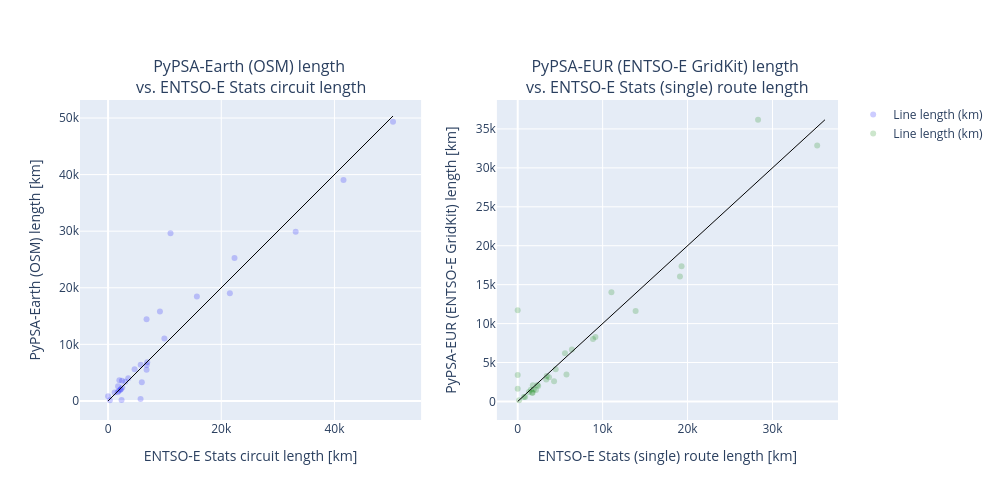

Notebook cell for this chart:
### Markdown cell above
### Visualisation

### Code cell
fig = make_subplots(
    rows=1, cols=2, 
    subplot_titles = ("PyPSA-Earth (OSM) length <br>vs. ENTSO-E Stats circuit length<br>", 
                      "PyPSA-EUR (ENTSO-E GridKit) length <br>vs. ENTSO-E Stats (single) route length"))

fig.add_trace(
    go.Scatter(
        x=df_lines_length["length_stats_circuits"],
        y=df_lines_length["length_pypsa_earth_circuits"],
        mode="markers",
        marker=dict(color="blue", opacity=0.2),
        name="Line length (km)",
    ),
    row=1, col=1
)

fig.add_trace(  
    go.Scatter(
        x=df_lines_length["length_stats_routes"], 
        y=df_lines_length["length_pypsa_eur_routes"],
        mode="markers",
        marker=dict(color="green", opacity=0.2),
        name="Line length (km)"
    ),
    row=1, col=2
)

fig.add_trace(
    go.Scatter(
        x = [0, max(df_lines_length["length_stats_circuits"].max(), 
                    df_lines_length["length_pypsa_earth_circuits"].max())],
        y = [0, max(df_lines_length["length_stats_circuits"].max(), 
                    df_lines_length["length_pypsa_earth_circuits"].max())],
        mode = "lines",
        line = dict(color = "black", width = 1),
        showlegend = False
        ),
    row = 1, col = 1
    )

fig.add_trace(
    go.Scatter(
        x = [0, max(df_lines_length["length_stats_routes"].max(), 
                    df_lines_length["length_pypsa_eur_routes"].max())],
        y = [0, max(df_lines_length["length_stats_routes"].max(), 
                    df_lines_length["length_pypsa_eur_routes"].max())],
        mode = "lines",
        line = dict(color = "black", width = 1),
        showlegend = False
        ),
    row = 1, col = 2
    )

fig.update_traces(
    hovertemplate = "<b>Region</b>: %{text}<br><b>ENTSO-E Stats</b>: %{x} km<br><b>PyPSA</b>: %{y} km",
    text = df_lines_length.index
    )

fig["layout"]["xaxis"]["title"]="ENTSO-E Stats circuit length [km]"
fig["layout"]["yaxis"]["title"]="PyPSA-Earth (OSM) length [km]"

fig["layout"]["xaxis2"]["title"]="ENTSO-E Stats (single) route length [km]"
fig["layout"]["yaxis2"]["title"]="PyPSA-EUR (ENTSO-E GridKit) length [km]"

# keep x and y ratio the same
fig.update_xaxes(scaleanchor = "y", scaleratio = 1, row = 1, col = 1)
fig.update_yaxes(scaleanchor = "x", scaleratio = 1, row = 1, col = 1)

# make both subplots square 
fig.update_layout(width = 1000, height = 500)

fig.write_html("output/scatterplot_compare_lengths.html")
fig.show()

### Figure 1 — Plotly figure (JSON) as saved in the notebook; plotly's stock layout.template omitted (floating-point values rounded to 4 significant figures)
{"data": [{"hovertemplate": "<b>Region</b>: %{text}<br><b>ENTSO-E Stats</b>: %{x} km<br><b>PyPSA</b>: %{y} km", "marker": {"color": "blue", "opacity": 0.2}, "mode": "markers", "name": "Line length (km)", "text": ["AL", "AT", "BA", "BE", "BG", "CH", "CZ", "DE", "DK", "EE", "ES", "FI", "FR", "GB", "GR", "HR", "HU", "IE", "IT", "LT", "LU", "LV", "ME", "NO", "PL", "PT", "RO", "RS", "SE", "SI", "SK"], "type": "scatter", "x": [1696.0, 6801, 2386.0, 2185.0, 5742, 6835, 5764, 33150.0, 2249.0, 1886, 41600.0, 6803, 50350.0, 21520, 5964.0, 2517.0, 4683, 2470.0, 22341, 1999, 314, 1764.0, 0, 9163.0, 15694, 6923.0, 9947.0, 3565.0, 11035, 1156.0, 3045.0], "xaxis": "x", "y": [1542.0, 5493.0, 180.2, 1973.0, 325.5, 6338.0, 6418.0, 29910.0, 2077.0, 1759.0, 39040.0, 14430.0, 49340.0, 19010.0, 3309.0, 2368.0, 5604.0, 3554.0, 25260.0, 3653.0, 125.4, 2608.0, 820.9, 15800.0, 18470.0, 6845.0, 11060.0, 4020.0, 29650.0, 1505.0, 3395.0], "yaxis": "y"}, {"hovertemplate": "<b>Region</b>: %{text}<br><b>ENTSO-E Stats</b>: %{x} km<br><b>PyPSA</b>: %{y} km", "marker": {"color": "green", "opacity": 0.2}, "mode": "markers", "name": "Line length (km)", "text": ["AL", "AT", "BA", "BE", "BG", "CH", "CZ", "DE", "DK", "EE", "ES", "FI", "FR", "GB", "GR", "HR", "HU", "IE", "IT", "LT", "LU", "LV", "ME", "NO", "PL", "PT", "RO", "RS", "SE", "SI", "SK"], "type": "scatter", "x": [1696.0, 3358, 0, 1320.0, 5742, 0, 4474, 19290.0, 1542.0, 1886, 28300.0, 6377, 35265, 0, 4282.0, 2150.0, 3689, 2324.0, 19105, 1781.0, 165, 1754.0, 728, 9150.0, 13886, 5566.0, 8864.0, 3418.0, 11035, 875.9, 2413.0], "xaxis": "x2", "y": [1115.0, 2823.0, 1628.0, 1206.0, 3450.0, 3409.0, 4147.0, 17360.0, 1517.0, 1518.0, 36180.0, 6670.0, 32880.0, 11710.0, 2591.0, 1473.0, 3103.0, 2108.0, 16040.0, 2091.0, 153.2, 1121.0, 576.8, 8266.0, 11610.0, 6188.0, 8011.0, 3254.0, 14030.0, 585.1, 1981.0], "yaxis": "y2"}, {"hovertemplate": "<b>Region</b>: %{text}<br><b>ENTSO-E Stats</b>: %{x} km<br><b>PyPSA</b>: %{y} km", "line": {"color": "black", "width": 1}, "mode": "lines", "showlegend": false, "text": ["AL", "AT", "BA", "BE", "BG", "CH", "CZ", "DE", "DK", "EE", "ES", "FI", "FR", "GB", "GR", "HR", "HU", "IE", "IT", "LT", "LU", "LV", "ME", "NO", "PL", "PT", "RO", "RS", "SE", "SI", "SK"], "type": "scatter", "x": [0, 50350.0], "xaxis": "x", "y": [0, 50350.0], "yaxis": "y"}, {"hovertemplate": "<b>Region</b>: %{text}<br><b>ENTSO-E Stats</b>: %{x} km<br><b>PyPSA</b>: %{y} km", "line": {"color": "black", "width": 1}, "mode": "lines", "showlegend": false, "text": ["AL", "AT", "BA", "BE", "BG", "CH", "CZ", "DE", "DK", "EE", "ES", "FI", "FR", "GB", "GR", "HR", "HU", "IE", "IT", "LT", "LU", "LV", "ME", "NO", "PL", "PT", "RO", "RS", "SE", "SI", "SK"], "type": "scatter", "x": [0, 36180.0], "xaxis": "x2", "y": [0, 36180.0], "yaxis": "y2"}], "layout": {"annotations": [{"font": {"size": 16}, "showarrow": false, "text": "PyPSA-Earth (OSM) length <br>vs. ENTSO-E Stats circuit length<br>", "x": 0.225, "xanchor": "center", "xref": "paper", "y": 1, "yanchor": "bottom", "yref": "paper"}, {"font": {"size": 16}, "showarrow": false, "text": "PyPSA-EUR (ENTSO-E GridKit) length <br>vs. ENTSO-E Stats (single) route length", "x": 0.775, "xanchor": "center", "xref": "paper", "y": 1, "yanchor": "bottom", "yref": "paper"}], "height": 500, "width": 1000, "xaxis": {"anchor": "y", "domain": [0, 0.45], "scaleanchor": "y", "scaleratio": 1, "title": {"text": "ENTSO-E Stats circuit length [km]"}}, "xaxis2": {"anchor": "y2", "domain": [0.55, 1], "title": {"text": "ENTSO-E Stats (single) route length [km]"}}, "yaxis": {"anchor": "x", "domain": [0, 1], "scaleanchor": "x", "scaleratio": 1, "title": {"text": "PyPSA-Earth (OSM) length [km]"}}, "yaxis2": {"anchor": "x2", "domain": [0, 1], "title": {"text": "PyPSA-EUR (ENTSO-E GridKit) length [km]"}}}}
